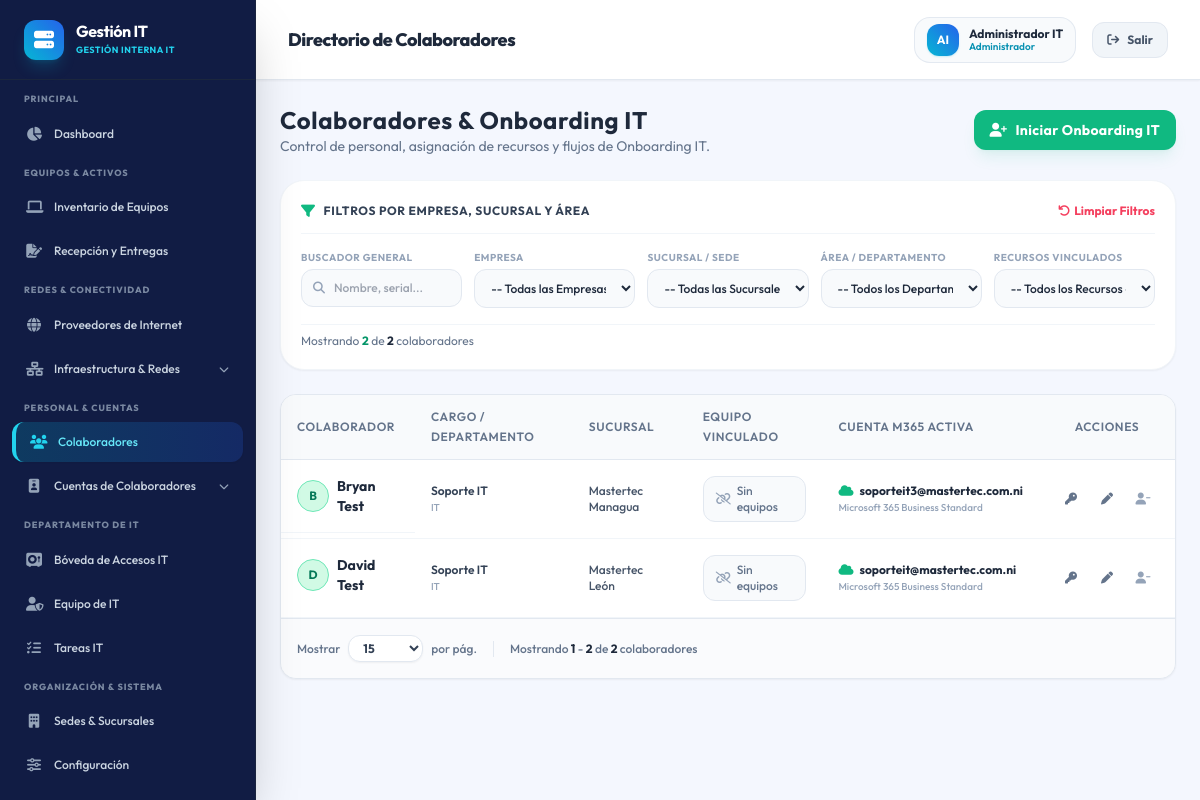
The app's page /modules/empleados/index.php (signed in) with its own data.
### tables this page shows
CREATE TABLE IF NOT EXISTS `empleados` (
    `id` INT AUTO_INCREMENT PRIMARY KEY,
    `sucursal_id` INT NOT NULL,
    `nombre` VARCHAR(100) NOT NULL,
    `cargo` VARCHAR(100),
    `departamento` VARCHAR(100),
    `estado` ENUM('Activo', 'Inactivo') DEFAULT 'Activo',
    CONSTRAINT `fk_empleado_sucursal` FOREIGN KEY (`sucursal_id`) REFERENCES `sucursales`(`id`) ON DELETE RESTRICT,
    INDEX `idx_sucursal` (`sucursal_id`)
);

### modules/empleados/index.php (the view, shortened to what this page needs)
<?php
require_once __DIR__ . '/../../includes/header.php';
$db = Database::getConexion();
$sql_empleados = "
    SELECT emp.*, s.nombre AS sucursal_nombre, e_corp.nombre AS empresa_nombre,
           (SELECT COUNT(*) FROM asignaciones WHERE empleado_id = emp.id AND fecha_devolucion IS NULL) AS cant_equipos,
           (SELECT GROUP_CONCAT(CONCAT(eq.id, ':', eq.tipo, ' - ', eq.marca, ' ', eq.modelo, ' (S/N: ', eq.service_tag_sn, ')') SEPARATOR '|')
            FROM asignaciones a JOIN equipos eq ON a.equipo_id = eq.id
            WHERE a.empleado_id = emp.id AND a.fecha_devolucion IS NULL) AS equipos_activos,
           (SELECT GROUP_CONCAT(CONCAT(eq.tipo, ' - ', eq.marca, ' ', eq.modelo, ' (S/N: ', eq.service_tag_sn, ')') SEPARATOR ', ')
            FROM asignaciones a
            JOIN equipos eq ON a.equipo_id = eq.id
            WHERE a.empleado_id = emp.id AND a.fecha_devolucion IS NULL) AS equipo_vinculado,
           (SELECT correo FROM cuentas_m365 WHERE empleado_id = emp.id AND estado = 'Activa' LIMIT 1) AS correo_m365,
           (SELECT licencia_tipo FROM cuentas_m365 WHERE empleado_id = emp.id AND estado = 'Activa' LIMIT 1) AS licencia_m365,
           (SELECT password_cifrado FROM credenciales_personales WHERE empleado_id = emp.id AND tipo = 'PC PIN' LIMIT 1) AS pc_pin_cifrado,
           (SELECT password_cifrado FROM credenciales_personales WHERE empleado_id = emp.id AND tipo = 'Pass AG' LIMIT 1) AS pass_ag_cifrado,
           (SELECT usuario FROM credenciales_personales WHERE empleado_id = emp.id AND tipo = 'Gmail' LIMIT 1) AS correo_gmail,
           (SELECT password_cifrado FROM credenciales_personales WHERE empleado_id = emp.id AND tipo = 'Gmail' LIMIT 1) AS password_gmail_cifrado
    FROM empleados emp
    JOIN sucursales s ON emp.sucursal_id = s.id
    JOIN empresas e_corp ON s.empresa_id = e_corp.id
    WHERE emp.estado = 'Activo'
    ORDER BY emp.nombre ASC
";
$empleados = $db->query($sql_empleados)->fetchAll();
?>
<div class="space-y-6">
    <div class="flex flex-col sm:flex-row sm:items-center justify-between gap-4">
        <div>
            <h2 class="text-2xl font-bold text-slate-800 tracking-wide">Colaboradores & Onboarding IT</h2>
            <p class="text-slate-500 text-sm">Control de personal, asignación de recursos y flujos de Onboarding IT.</p>
        </div>
        <div>
            <button onclick="abrirModal('modal-onboarding')" class="px-4 py-2.5 rounded-xl bg-emerald-500 hover:bg-emerald-600 text-white font-bold text-sm tracking-wide shadow-lg shadow-emerald-500/10 flex items-center gap-2 transition">
                <i class="fa-solid fa-user-plus"></i> Iniciar Onboarding IT
            </button>
        </div>
    </div>
    <div class="bg-white p-5 rounded-3xl shadow-sm border border-slate-100 space-y-4">
        <div class="flex items-center justify-between pb-3 border-b border-slate-100">
            <h3 class="text-xs font-bold uppercase tracking-wider text-slate-700 flex items-center gap-2">
                <i class="fa-solid fa-filter text-emerald-500 text-sm"></i> Filtros por Empresa, Sucursal y Área
            </h3>
            <button onclick="limpiarFiltros()" class="text-xs text-rose-500 hover:text-rose-700 font-bold flex items-center gap-1 transition">
                <i class="fa-solid fa-arrow-rotate-left"></i> Limpiar Filtros
            </button>
        </div>
        <div class="grid grid-cols-1 sm:grid-cols-2 lg:grid-cols-5 gap-3">
            <div class="lg:col-span-1 relative">
                <label class="block text-[10px] font-bold text-slate-400 uppercase tracking-wider mb-1">Buscador General</label>
                <div class="relative flex items-center">
                    <input type="text" id="filterText"
                           oninput="toggleClearBtn('filterText', 'btn_clear_empleado'); aplicarFiltros();"
                           onkeydown="if(event.key === 'Escape'){ limpiarBuscador('filterText', 'btn_clear_empleado', aplicarFiltros); }"
                           placeholder="Nombre, serial..."
                           class="w-full pl-8 pr-9 py-2.5 rounded-xl bg-slate-50 border border-slate-200 text-xs text-slate-800 font-medium focus:outline-none focus:border-emerald-500 focus:bg-white transition">
                </div>
            </div>
            <div>
                <label class="block text-[10px] font-bold text-slate-400 uppercase tracking-wider mb-1">Empresa</label>
                <select id="filterEmpresa" onchange="aplicarFiltros()" class="w-full px-3 py-2.5 rounded-xl bg-slate-50 border border-slate-200 text-xs font-medium text-slate-800 focus:outline-none focus:border-emerald-500 transition">
                    <option value="">-- Todas las Empresas --</option>
                </select>
            </div>
            <div>
                <label class="block text-[10px] font-bold text-slate-400 uppercase tracking-wider mb-1">Sucursal / Sede</label>
                <select id="filterSucursal" onchange="aplicarFiltros()" class="w-full px-3 py-2.5 rounded-xl bg-slate-50 border border-slate-200 text-xs font-medium text-slate-800 focus:outline-none focus:border-emerald-500 transition">
                    <option value="">-- Todas las Sucursales --</option>
                </select>
            </div>
            <div>
                <label class="block text-[10px] font-bold text-slate-400 uppercase tracking-wider mb-1">Área / Departamento</label>
                <select id="filterDepto" onchange="aplicarFiltros()" class="w-full px-3 py-2.5 rounded-xl bg-slate-50 border border-slate-200 text-xs font-medium text-slate-800 focus:outline-none focus:border-emerald-500 transition">
                    <option value="">-- Todos los Departamentos --</option>
                </select>
            </div>
            <div>
                <label class="block text-[10px] font-bold text-slate-400 uppercase tracking-wider mb-1">Recursos Vinculados</label>
                <select id="filterRecursos" onchange="aplicarFiltros()" class="w-full px-3 py-2.5 rounded-xl bg-slate-50 border border-slate-200 text-xs font-medium text-slate-800 focus:outline-none focus:border-emerald-500 transition">
                    <option value="">-- Todos los Recursos --</option>
                </select>
            </div>
        </div>
        <div class="flex items-center justify-between text-xs text-slate-500 pt-2 border-t border-slate-100">
            <span>Mostrando <strong id="countVisibles" class="text-emerald-600 font-bold"><?= count($empleados) ?></strong> de <strong class="text-slate-800"><?= count($empleados) ?></strong> colaboradores</span>
        </div>
    </div>
    <div class="glass-panel rounded-2xl overflow-hidden">
        <div class="overflow-x-auto">
            <table class="w-full text-left modern-table text-sm" id="tablaEmpleados">
                <thead>
                    <tr>
                        <th class="py-3 px-4">Colaborador</th>
                        <th class="py-3 px-4">Cargo / Departamento</th>
                        <th class="py-3 px-4">Sucursal</th>
                        <th class="py-3 px-4">Equipo Vinculado</th>
                        <th class="py-3 px-4">Cuenta M365 Activa</th>
                        <th class="py-3 px-4 text-center">Acciones</th>
                    </tr>
                </thead>
                <tbody>
                    <?php if (empty($empleados)): ?>
                        <tr>
                            <td colspan="6" class="text-center py-10 text-slate-400">
                                No se encontraron empleados registrados en el sistema.
                            </td>
                        </tr>
                    <?php else: ?>
                        <?php foreach ($empleados as $emp): ?>
                            <tr class="hover:bg-emerald-50/60 cursor-pointer transition border-b border-slate-100 group"
                                data-search="<?= htmlspecialchars(strtolower($emp['nombre'] . ' ' . ($emp['cargo'] ?? '') . ' ' . ($emp['departamento'] ?? '') . ' ' . $emp['empresa_nombre'] . ' ' . $emp['sucursal_nombre'] . ' ' . ($emp['equipo_vinculado'] ?? '') . ' ' . ($emp['correo_m365'] ?? ''))) ?>"
                                data-empresa="<?= htmlspecialchars(strtolower($emp['empresa_nombre'])) ?>"
                                data-sucursal="<?= htmlspecialchars(strtolower($emp['sucursal_nombre'])) ?>"
                                data-depto="<?= htmlspecialchars(strtolower($emp['departamento'] ?? '')) ?>"
                                data-equipos="<?= (int)$emp['cant_equipos'] ?>"
                                data-m365="<?= !empty($emp['correo_m365']) ? 'true' : 'false' ?>"
                                onclick='verDetalleEmpleado(<?= json_encode($emp, JSON_HEX_APOS | JSON_HEX_QUOT) ?>)'>
                                <td class="py-4 px-4 font-bold text-slate-800 group-hover:text-emerald-700 transition flex items-center gap-2">
                                    <div class="h-8 w-8 rounded-full bg-emerald-100 border border-emerald-300 flex items-center justify-center text-emerald-700 text-xs font-bold shrink-0">
                                        <?= strtoupper(substr($emp['nombre'], 0, 1)) ?>
                                    </div>
                                    <?= htmlspecialchars($emp['nombre']) ?>
                                </td>
                                <td class="py-4 px-4 text-xs text-slate-600">
                                    <div class="font-semibold text-slate-700"><?= htmlspecialchars($emp['cargo']) ?></div>
                                    <span class="text-[10px] text-slate-400 font-medium"><?= htmlspecialchars($emp['departamento']) ?></span>
                                </td>
                                <td class="py-4 px-4 text-xs font-medium text-slate-600">
                                    <?= htmlspecialchars($emp['sucursal_nombre']) ?>
                                </td>
                                <td class="py-4 px-4 text-xs">
                                     <?php if ($emp['cant_equipos'] > 0): ?>
                                         <div class="inline-flex items-center gap-1.5 px-3 py-1.5 rounded-xl bg-cyan-50 border border-cyan-200 text-cyan-700 font-bold text-xs" title="<?= htmlspecialchars($emp['equipo_vinculado']) ?>">
                                             <i class="fa-solid fa-laptop text-cyan-600 text-xs shrink-0"></i>
                                             <span><?= $emp['cant_equipos'] ?> <?= $emp['cant_equipos'] == 1 ? 'Equipo' : 'Equipos' ?></span>
                                         </div>
                                     <?php else: ?>
                                         <a href="../equipos/index.php" onclick="event.stopPropagation();" class="inline-flex items-center gap-1.5 px-3 py-1.5 rounded-xl bg-slate-50 border border-slate-200 text-slate-500 font-medium text-xs">
                                             <i class="fa-solid fa-link-slash text-slate-400 text-xs shrink-0"></i>
                                             <span>Sin equipos</span>
                                         </a>
                                     <?php endif; ?>
                                </td>
                                <td class="py-4 px-4 text-xs">
                                    <?php if (!empty($emp['correo_m365'])): ?>
                                        <div class="text-slate-700">
                                            <div class="font-bold text-slate-800 flex items-center gap-1.5">
                                                <i class="fa-solid fa-cloud text-emerald-500"></i>
                                                <?= htmlspecialchars($emp['correo_m365']) ?>
                                            </div>
                                            <span class="text-[10px] text-slate-400 font-medium"><?= htmlspecialchars($emp['licencia_m365']) ?></span>
                                        </div>
                                    <?php else: ?>
                                        <a href="../credenciales/index.php?tab=m365" onclick="event.stopPropagation();" class="text-slate-400 hover:text-emerald-600 flex items-center gap-1">
                                            <i class="fa-solid fa-link-slash"></i> Sin cuenta asociada
                                        </a>
                                    <?php endif; ?>
                                </td>
                                <td class="py-4 px-4 text-center">
                                    <div class="flex items-center justify-center gap-1" onclick="event.stopPropagation();">
                                        <a href="?details_id=<?= $emp['id'] ?>" onclick="event.stopPropagation();" class="h-8 w-8 rounded-lg hover:bg-slate-100 flex items-center justify-center text-slate-500 hover:text-emerald-600 transition" title="Ficha de Credenciales Cifradas">
                                            <i class="fa-solid fa-key text-xs"></i>
                                        </a>
                                        <button onclick='event.stopPropagation(); abrirEditarEmpleado(<?= json_encode($emp, JSON_HEX_APOS | JSON_HEX_QUOT) ?>)' class="h-8 w-8 rounded-lg hover:bg-cyan-50 flex items-center justify-center text-slate-500 hover:text-cyan-600 transition" title="Editar Empleado">
                                            <i class="fa-solid fa-pen text-xs"></i>
                                        </button>
                                        <button onclick="event.stopPropagation(); confirmarBajaEmpleado('guardar.php?action=baja&id=<?= $emp['id'] ?>')" class="h-8 w-8 rounded-lg hover:bg-rose-50 flex items-center justify-center text-slate-400 hover:text-rose-500 transition" title="Dar de Baja Colaborador">
                                            <i class="fa-solid fa-user-minus text-xs"></i>
                                        </button>
                                    </div>
                                </td>
                            </tr>
                        <?php endforeach; ?>
                    <?php endif; ?>
                </tbody>
            </table>
        </div>
        <div id="paginacionEmpleados"></div>
    </div>
</div>
<?php
require_once __DIR__ . '/../../includes/footer.php';
?>

### records on screen
empleados: nombre "B", nombre "Bryan Test", cargo "Soporte IT", departamento "IT", sucursal_nombre "Mastertec Managua", correo_m365 "soporteit3@mastertec.com.ni", licencia_m365 "Microsoft 365 Business Standard"
empleados: nombre "D", nombre "David Test", cargo "Soporte IT", departamento "IT", sucursal_nombre "Mastertec León", correo_m365 "soporteit@mastertec.com.ni", licencia_m365 "Microsoft 365 Business Standard"

### other values on screen
$system_name "Gestión IT"
$sec['header'] "PRINCIPAL"
$item['label'] "Dashboard"
$sec['header'] "EQUIPOS & ACTIVOS"
$item['label'] "Inventario de Equipos"
$item['label'] "Recepción y Entregas"
$sec['header'] "REDES & CONECTIVIDAD"
$item['label'] "Proveedores de Internet"
$item['label'] "Infraestructura & Redes"
$sec['header'] "PERSONAL & CUENTAS"
$item['label'] "Colaboradores"
$item['label'] "Cuentas de Colaboradores"
$sec['header'] "DEPARTAMENTO DE IT"
$item['label'] "Bóveda de Accesos IT"
$item['label'] "Equipo de IT"
